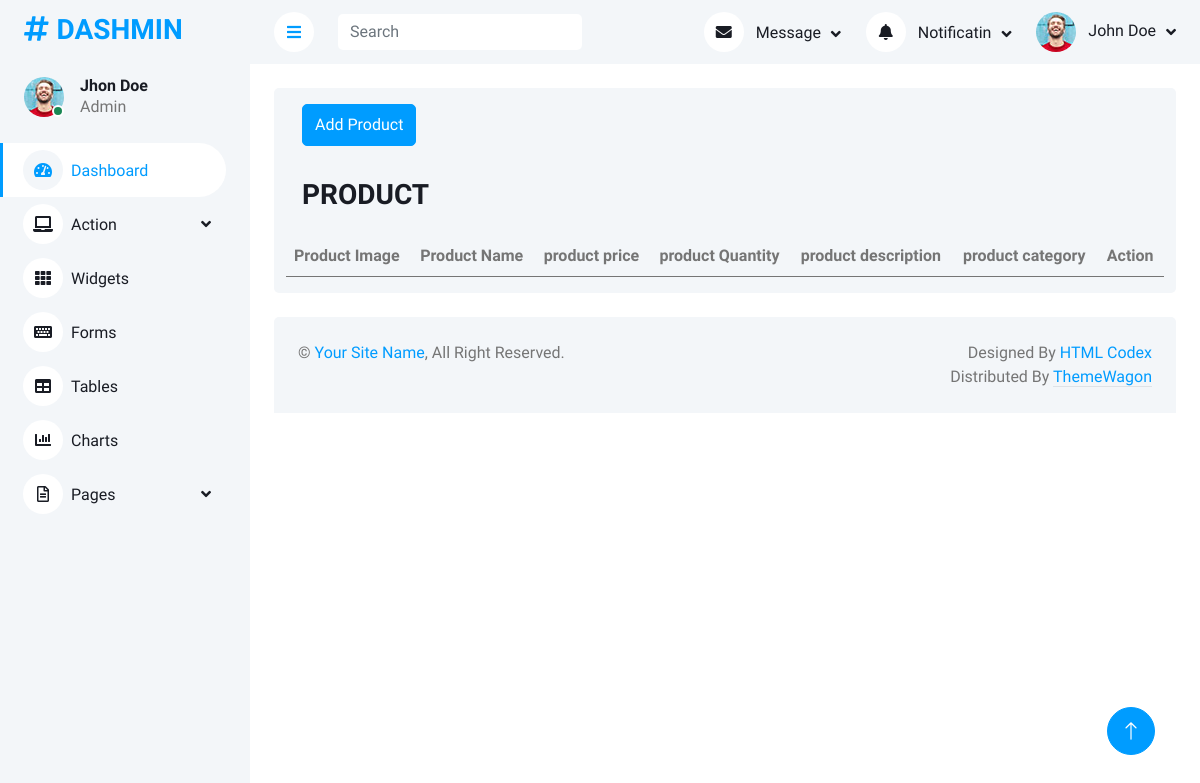
/dashmin-1.0.0/product.php, run on an earlier commit of the app's database.
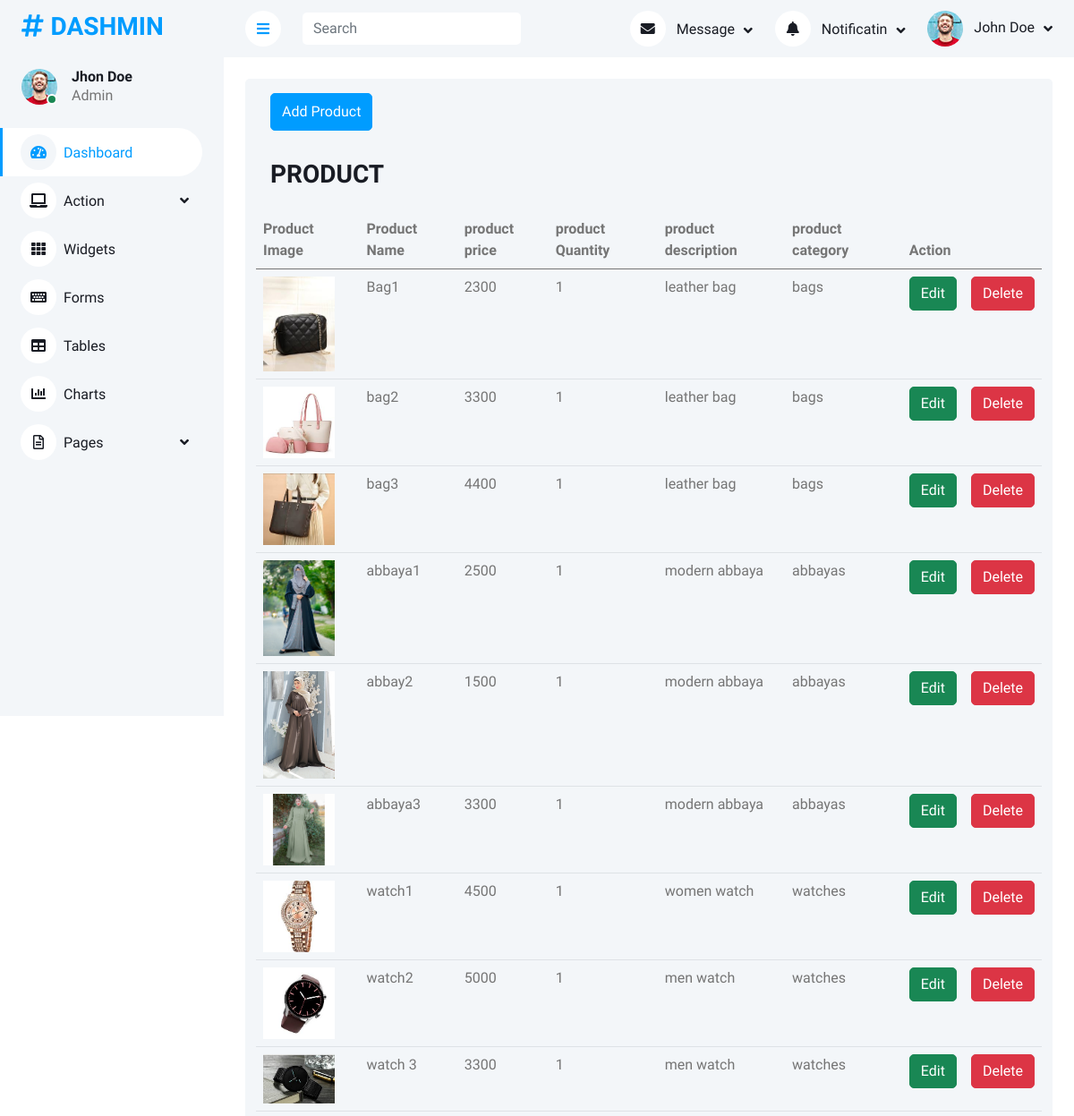
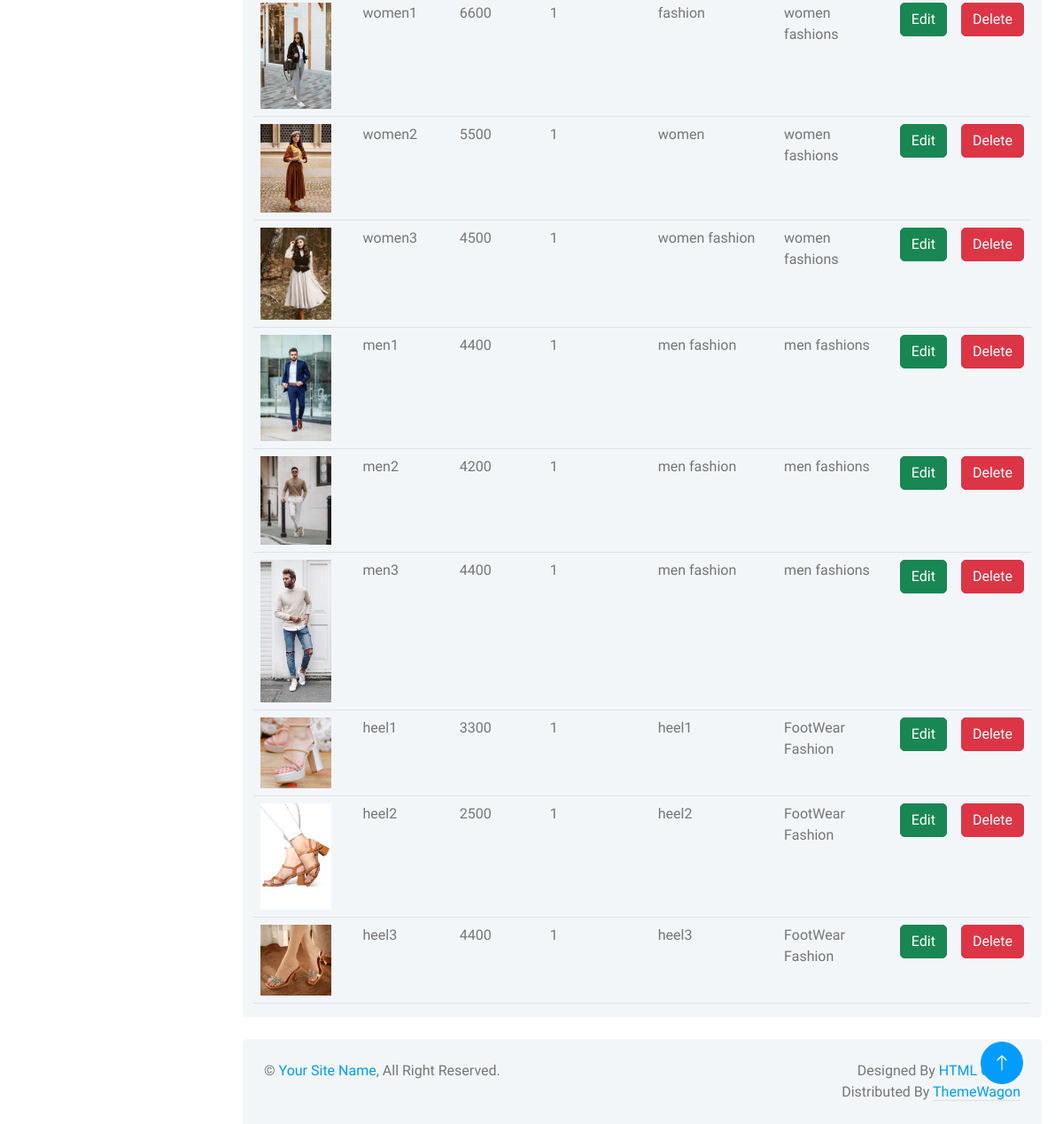
And on a later commit of the database (2 pictures, top to bottom).
### tables this page shows
CREATE TABLE `products` (
  `productId` int(11) NOT NULL,
  `productName` varchar(30) NOT NULL,
  `productPrice` int(11) NOT NULL,
  `productQuantity` int(11) NOT NULL,
  `productImage` varchar(150) NOT NULL,
  `productDesciption` varchar(200) NOT NULL,
  `productCatId` int(11) NOT NULL
);

CREATE TABLE `categories` (
  `id` int(11) NOT NULL,
  `name` varchar(30) DEFAULT NULL,
  `image` varchar(100) DEFAULT NULL
);

### dashmin-1.0.0/php/query.php (called while the page is built, shortened)
<?php
$proImageAddress = 'img/products/';
?>

### dashmin-1.0.0/product.php (the view, shortened to what this page needs)
<?php
include("components/header.php");
?>
<div class="container-fluid pt-4 px-4">
    <div class="row  bg-light rounded mx-0">
        <div class="col-lg-12">
            <button type="button" class="btn btn-primary m-3 py-2" data-bs-toggle="modal"
                data-bs-target="#productAdd">Add Product</button>
        </div>
        <div class="col-md-12">
            <h3 class="px-3 py-3">PRODUCT</h3>
            <table class="table">
                <thead>
                    <tr>
                        <th scope="col">Product Image</th>
                        <th scope="col">Product Name  </th>
                         <th scope="col">product price</th>
                        <th scope="col">product Quantity</th>
                        <th scope="col">product description</th>
                        <th scope="col">product category</th>
                        <th scope="col" colspan="2">Action</th>
                    </tr>
                </thead>
                <tbody>
                    <?php
    $query = $pdo->query("SELECT `products`.*, `categories`.`name`
FROM `products`
	inner JOIN `categories` ON `products`.`productCatId` = `categories`.`id`; ");
    $rows = $query->fetchAll(PDO::FETCH_ASSOC);
  foreach($rows as $keys){
    ?>
                    <tr>
                        <th scope="row"><img src="<?php echo $proImageAddress.$keys['productImage']?>" alt="" srcset=""
                                width="80"></th>
                        <td><?php echo $keys['productName'] ?></td>
                        <td><?php echo $keys['productPrice'] ?></td>
                        <td><?php echo $keys['productQuantity'] ?></td>
                        <td><?php echo $keys['productDesciption'] ?></td>
                        <td><?php echo $keys['name'] ?></td>
                        <td>
                            <a href="" class="btn btn-success" data-bs-toggle="modal"
                                data-bs-target="#Updateproduct<?php echo $keys['productId']?>">Edit</a>
                        </td>
                        <td><a href="" class="btn btn-danger" data-bs-toggle="modal"
                                data-bs-target="#ModelDelete<?php echo $keys['productId']?>">Delete</a></td>
                    </tr>
                    <?php
  }
                    ?>
                </tbody>
            </table>
        </div>
    </div>
</div>
<?php
include("components/footer.php");
?>

### dashmin-1.0.0/components/header.php (shortened to what this page needs)
<?php
include ("php/query.php")
?>
<!DOCTYPE html>
<html lang="en">
<head>
    <link href="https://cdnjs.cloudflare.com/ajax/libs/font-awesome/5.10.0/css/all.min.css" rel="stylesheet">
    <link href="https://cdn.jsdelivr.net/npm/bootstrap-icons@1.4.1/font/bootstrap-icons.css" rel="stylesheet">
    <link href="lib/owlcarousel/assets/owl.carousel.min.css" rel="stylesheet">
    <link href="lib/tempusdominus/css/tempusdominus-bootstrap-4.min.css" rel="stylesheet" />
    <link href="css/bootstrap.min.css" rel="stylesheet">
    <link href="css/style.css" rel="stylesheet">
</head>
<body>
    <div class="container-xxl position-relative bg-white d-flex p-0">
        <div class="sidebar pe-4 pb-3">
            <nav class="navbar bg-light navbar-light">
                <a href="index.html" class="navbar-brand mx-4 mb-3">
                    <h3 class="text-primary"><i class="fa fa-hashtag me-2"></i>DASHMIN</h3>
                </a>
                <div class="d-flex align-items-center ms-4 mb-4">
                    <div class="position-relative">
                        <img class="rounded-circle" src="img/user.jpg" alt="" style="width: 40px; height: 40px;">
                        <div class="bg-success rounded-circle border border-2 border-white position-absolute end-0 bottom-0 p-1"></div>
                    </div>
                    <div class="ms-3">
                        <h6 class="mb-0">Jhon Doe</h6>
                        <span>Admin</span>
                    </div>
                </div>
                <div class="navbar-nav w-100">
                    <a href="index.html" class="nav-item nav-link active"><i class="fa fa-tachometer-alt me-2"></i>Dashboard</a>
                    <div class="nav-item dropdown">
                        <a href="#" class="nav-link dropdown-toggle" data-bs-toggle="dropdown"><i class="fa fa-laptop me-2"></i>Action</a>
                    </div>
                    <a href="widget.html" class="nav-item nav-link"><i class="fa fa-th me-2"></i>Widgets</a>
                    <a href="form.html" class="nav-item nav-link"><i class="fa fa-keyboard me-2"></i>Forms</a>
                    <a href="table.html" class="nav-item nav-link"><i class="fa fa-table me-2"></i>Tables</a>
                    <a href="chart.html" class="nav-item nav-link"><i class="fa fa-chart-bar me-2"></i>Charts</a>
                    <div class="nav-item dropdown">
                        <a href="#" class="nav-link dropdown-toggle" data-bs-toggle="dropdown"><i class="far fa-file-alt me-2"></i>Pages</a>
                    </div>
                </div>
            </nav>
        </div>
        <div class="content">
            <nav class="navbar navbar-expand bg-light navbar-light sticky-top px-4 py-0">
                <a href="#" class="sidebar-toggler flex-shrink-0">
                    <i class="fa fa-bars"></i>
                </a>
                <form class="d-none d-md-flex ms-4">
                    <input class="form-control border-0" type="search" placeholder="Search">
                </form>
                <div class="navbar-nav align-items-center ms-auto">
                    <div class="nav-item dropdown">
                        <a href="#" class="nav-link dropdown-toggle" data-bs-toggle="dropdown">
                            <i class="fa fa-envelope me-lg-2"></i>
                            <span class="d-none d-lg-inline-flex">Message</span>
                        </a>
                    </div>
                    <div class="nav-item dropdown">
                        <a href="#" class="nav-link dropdown-toggle" data-bs-toggle="dropdown">
                            <i class="fa fa-bell me-lg-2"></i>
                            <span class="d-none d-lg-inline-flex">Notificatin</span>
                        </a>
                    </div>
                    <div class="nav-item dropdown">
                        <a href="#" class="nav-link dropdown-toggle" data-bs-toggle="dropdown">
                            <img class="rounded-circle me-lg-2" src="img/user.jpg" alt="" style="width: 40px; height: 40px;">
                            <span class="d-none d-lg-inline-flex">John Doe</span>
                        </a>
                    </div>
                </div>
            </nav>

### dashmin-1.0.0/components/footer.php (shortened to what this page needs)
 <div class="container-fluid pt-4 px-4">
                <div class="bg-light rounded-top p-4">
                    <div class="row">
                        <div class="col-12 col-sm-6 text-center text-sm-start">
                            &copy; <a href="#">Your Site Name</a>, All Right Reserved.
                        </div>
                        <div class="col-12 col-sm-6 text-center text-sm-end">
                            Designed By <a href="https://htmlcodex.com">HTML Codex</a>
                        Distributed By <a class="border-bottom" href="https://themewagon.com" target="_blank">ThemeWagon</a>
                        </div>
                    </div>
                </div>
            </div>
        </div>
        <a href="#" class="btn btn-lg btn-primary btn-lg-square back-to-top"><i class="bi bi-arrow-up"></i></a>
    </div>
</body>
</html>

### dashmin-1.0.0/css/style.css (style rules this page uses)
:root { --primary: #009CFF; --light: #F3F6F9; --dark: #191C24; }
.back-to-top { position: fixed; display: none; right: 45px; bottom: 45px; z-index: 99; }
.btn { transition: .5s; }
.btn.btn-primary { color: #FFFFFF; }
.btn-lg-square { width: 48px; height: 48px; }
.btn-square, .btn-sm-square, .btn-lg-square { padding: 0; display: inline-flex; align-items: center; justify-content: center; font-weight: normal; border-radius: 50px; }
.sidebar { position: fixed; top: 0; left: 0; bottom: 0; width: 250px; height: 100vh; overflow-y: auto; background: var(--light); transition: 0.5s; z-index: 999; }
.content { margin-left: 250px; min-height: 100vh; background: #FFFFFF; transition: 0.5s; }
@media (min-width: 992px) { .sidebar { margin-left: 0; } }
@media (min-width: 992px) { .content { width: calc(100% - 250px); } }
.sidebar .navbar .navbar-nav .nav-link { padding: 7px 20px; color: var(--dark); font-weight: 500; border-left: 3px solid var(--light); border-radius: 0 30px 30px 0; outline: none; }
.sidebar .navbar .navbar-nav .nav-link:hover, .sidebar .navbar .navbar-nav .nav-link.active { color: var(--primary); background: #FFFFFF; border-color: var(--primary); }
.sidebar .navbar .navbar-nav .nav-link i { width: 40px; height: 40px; display: inline-flex; align-items: center; justify-content: center; background: #FFFFFF; border-radius: 40px; }
.sidebar .navbar .navbar-nav .nav-link:hover i, .sidebar .navbar .navbar-nav .nav-link.active i { background: var(--light); }
.sidebar .navbar .dropdown-toggle::after { position: absolute; top: 15px; right: 15px; border: none; content: "\f107"; font-family: "Font Awesome 5 Free"; font-weight: 900; transition: .5s; }
.content .navbar .navbar-nav .nav-link { margin-left: 25px; padding: 12px 0; color: var(--dark); outline: none; }
.content .navbar .sidebar-toggler, .content .navbar .navbar-nav .nav-link i { width: 40px; height: 40px; display: inline-flex; align-items: center; justify-content: center; background: #FFFFFF; border-radius: 40px; }
.content .navbar .dropdown-toggle::after { margin-left: 6px; vertical-align: middle; border: none; content: "\f107"; font-family: "Font Awesome 5 Free"; font-weight: 900; transition: .5s; }

What changed in the data, as far as the page shows it:
added products: productImage (picture), productName "Bag1", productPrice "2300", productQuantity "1", productDesciption "leather bag", productCatId.name "bags"
added products: productImage (picture), productName "bag2", productPrice "3300", productQuantity "1", productDesciption "leather bag", productCatId.name "bags"
added products: productImage (picture), productName "bag3", productPrice "4400", productQuantity "1", productDesciption "leather bag", productCatId.name "bags"
added products: productImage (picture), productName "abbaya1", productPrice "2500", productQuantity "1", productDesciption "modern abbaya", productCatId.name "abbayas"
added products: productImage (picture), productName "abbay2", productPrice "1500", productQuantity "1", productDesciption "modern abbaya", productCatId.name "abbayas"
added products: productImage (picture), productName "abbaya3", productPrice "3300", productQuantity "1", productDesciption "modern abbaya", productCatId.name "abbayas"
added products: productImage (picture), productName "watch1", productPrice "4500", productQuantity "1", productDesciption "women watch", productCatId.name "watches"
added products: productImage (picture), productName "watch2", productPrice "5000", productQuantity "1", productDesciption "men watch", productCatId.name "watches"
added products: productImage (picture), productName "watch 3", productPrice "3300", productQuantity "1", productDesciption "men watch", productCatId.name "watches"
added products: productImage (picture), productName "women1", productPrice "6600", productQuantity "1", productDesciption "fashion", productCatId.name "women fashions"
added products: productImage (picture), productName "women2", productPrice "5500", productQuantity "1", productDesciption "women", productCatId.name "women fashions"
added products: productImage (picture), productName "women3", productPrice "4500", productQuantity "1", productDesciption "women fashion", productCatId.name "women fashions"
added products: productImage (picture), productName "men1", productPrice "4400", productQuantity "1", productDesciption "men fashion", productCatId.name "men fashions"
added products: productImage (picture), productName "men2", productPrice "4200", productQuantity "1", productDesciption "men fashion", productCatId.name "men fashions"
added products: productImage (picture), productName "men3", productPrice "4400", productQuantity "1", productDesciption "men fashion", productCatId.name "men fashions"
added products: productImage (picture), productName "heel1", productPrice "3300", productQuantity "1", productDesciption "heel1", productCatId.name "FootWear Fashion"
added products: productImage (picture), productName "heel2", productPrice "2500", productQuantity "1", productDesciption "heel2", productCatId.name "FootWear Fashion"
added products: productImage (picture), productName "heel3", productPrice "4400", productQuantity "1", productDesciption "heel3", productCatId.name "FootWear Fashion"
